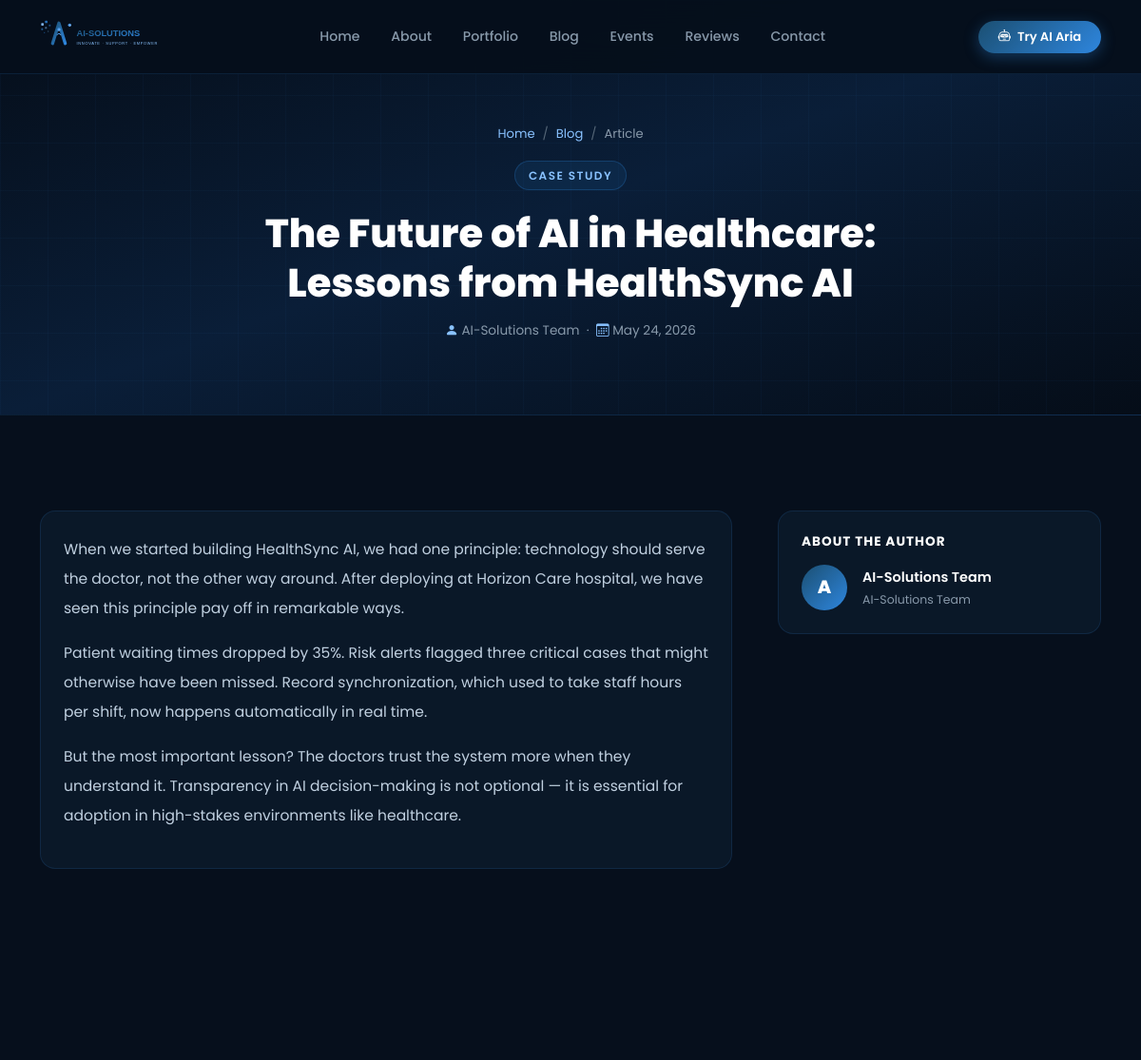
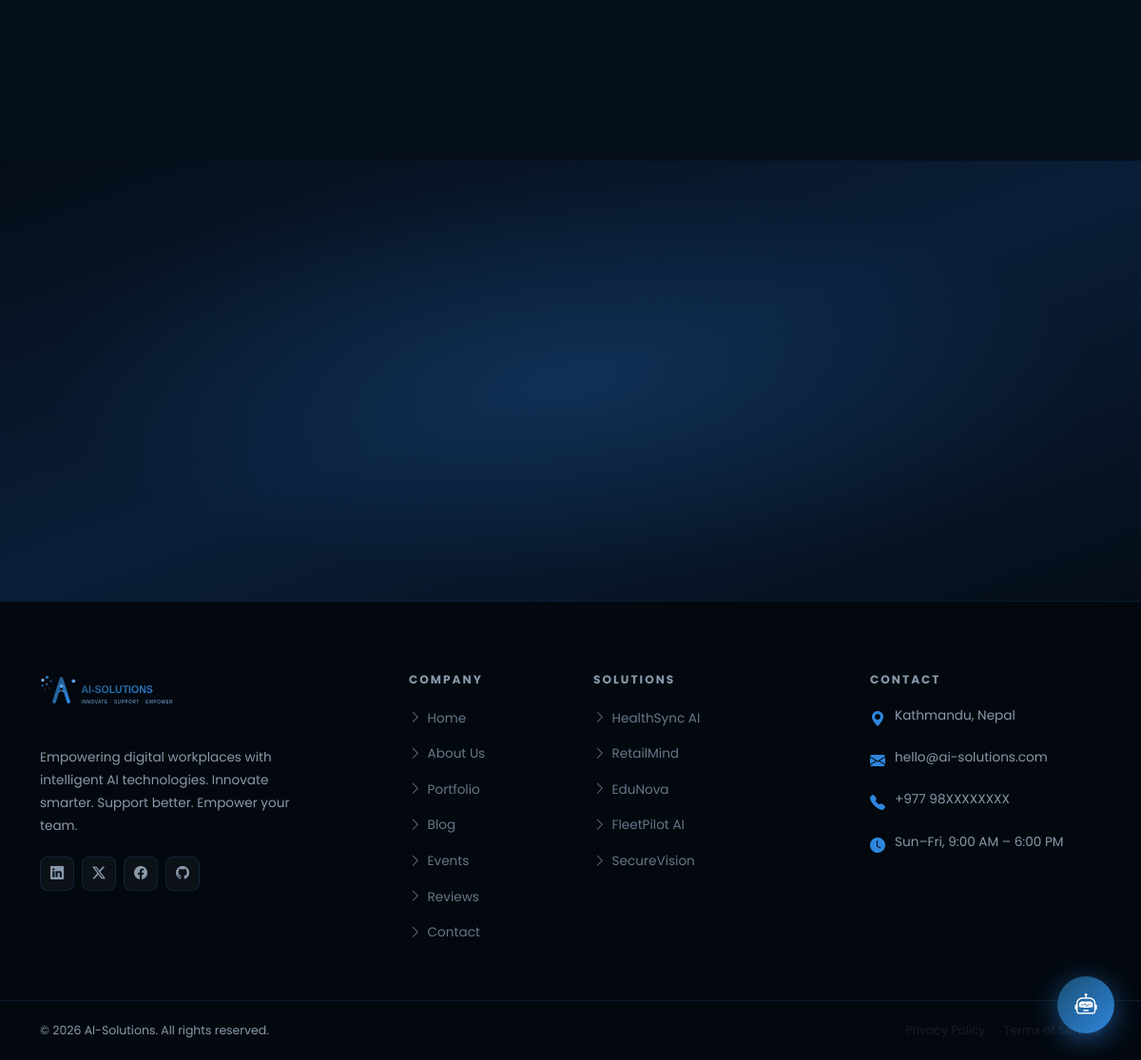
Screenshot of /blog/future-ai-healthcare-healthsync/ with the database file from the repository (2 pictures, top to bottom).
### core/models.py (models this page shows, shortened)
class BlogPost(models.Model):
    title = models.CharField(max_length=300)
    slug = models.SlugField(unique=True)
    excerpt = models.CharField(max_length=300)
    content = models.TextField()
    image = models.ImageField(upload_to='blog/', blank=True, null=True)
    author = models.CharField(max_length=100, default='AI-Solutions Team')
    category = models.CharField(max_length=100, blank=True)
    is_published = models.BooleanField(default=False)
    published_at = models.DateTimeField(blank=True, null=True)
    created_at = models.DateTimeField(auto_now_add=True)
    updated_at = models.DateTimeField(auto_now=True)
    class Meta:
        ordering = ['-published_at', '-created_at']
        verbose_name = 'Blog Post'
        verbose_name_plural = 'Blog Posts'

class SiteSettings(models.Model):
    site_name = models.CharField(max_length=100, default='AI-Solutions')
    tagline = models.CharField(max_length=200, default='Innovate | Support | Empower')
    logo = models.ImageField(upload_to='settings/', blank=True, null=True)
    email = models.EmailField(default='hello@ai-solutions.com')
    phone = models.CharField(max_length=20, blank=True, default='+977 98XXXXXXXX')
    address = models.TextField(blank=True, default='Kathmandu, Nepal')
    time_zone = models.CharField(max_length=50, default='Asia/Kathmandu')
    facebook_url = models.URLField(blank=True)
    twitter_url = models.URLField(blank=True)
    linkedin_url = models.URLField(blank=True)
    github_url = models.URLField(blank=True)
    updated_at = models.DateTimeField(auto_now=True)
    class Meta:
        verbose_name = 'Site Settings'
        verbose_name_plural = 'Site Settings'
    @classmethod
    def get_settings(cls):
        obj, _ = cls.objects.get_or_create(pk=1)
        return obj

### core/views.py (the view)
# urls.py: path('blog/<slug:slug>/', views.blog_detail, name='blog_detail'),
def blog_detail(request, slug):
    from django.shortcuts import get_object_or_404
    post = get_object_or_404(BlogPost, slug=slug, is_published=True)
    recent = BlogPost.objects.filter(is_published=True).exclude(pk=post.pk)[:3]
    return render(request, 'core/blog_detail.html', {'post': post, 'recent': recent})

### core/context_processors.py (called while the page is built)
def site_settings(request):
    return {'settings': SiteSettings.get_settings()}

def unread_messages(request):
    if request.user.is_authenticated and request.user.is_staff:
        count = ContactMessage.objects.filter(is_read=False).count()
        return {'unread_messages_count': count}
    return {'unread_messages_count': 0}

### templates/core/blog_detail.html (shortened to what this page needs)
{% extends 'base.html' %}
{% block content %}
<div class="page-hero">
  <div class="container position-relative">
    <nav aria-label="breadcrumb" class="mb-3">
      <ol class="breadcrumb justify-content-center" style="font-size:.82rem;">
        <li class="breadcrumb-item"><a href="{% url 'home' %}">Home</a></li>
        <li class="breadcrumb-item"><a href="{% url 'blog' %}">Blog</a></li>
        <li class="breadcrumb-item active">Article</li>
      </ol>
    </nav>
    {% if post.category %}
    <div class="section-badge">{{ post.category }}</div>
    {% endif %}
    <h1 class="section-title mt-2" style="font-size:clamp(1.6rem,3.5vw,2.6rem);max-width:800px;margin-left:auto;margin-right:auto;">
      {{ post.title }}
    </h1>
    <p style="font-size:.85rem;color:var(--text-muted);margin-top:.75rem;">
      <i class="bi bi-person-fill" style="color:var(--secondary);"></i> {{ post.author }}
      &nbsp;&middot;&nbsp;
      <i class="bi bi-calendar3" style="color:var(--secondary);"></i> {{ post.published_at|date:"F j, Y" }}
    </p>
  </div>
</div>
<section>
  <div class="container">
    <div class="row justify-content-center g-5">
      <div class="col-lg-8">
        <div class="panel-card fade-up" style="font-size:.97rem;line-height:2;color:#c0d0e0;">
          {{ post.content|linebreaks }}
        </div>
      </div>
      <div class="col-lg-4">
        <div class="panel-card fade-up mb-4">
          <h6 style="color:#fff;font-weight:700;margin-bottom:1rem;font-size:.85rem;text-transform:uppercase;letter-spacing:1px;">About the Author</h6>
          <div class="d-flex align-items-center gap-3">
            <div style="width:48px;height:48px;border-radius:50%;background:var(--gradient-1);display:flex;align-items:center;justify-content:center;font-size:1.2rem;color:#fff;font-weight:800;flex-shrink:0;">
              {{ post.author|first|upper }}
            </div>
            <div>
              <div style="color:#fff;font-weight:600;font-size:.9rem;">{{ post.author }}</div>
              <div style="color:var(--text-muted);font-size:.78rem;">AI-Solutions Team</div>
            </div>
          </div>
        </div>
      </div>
    </div>
  </div>
</section>
<section class="cta-section">
</section>
{% endblock %}

### templates/partials/footer.html
{% load static %}
<footer class="main-footer">
  <div class="container">
    <div class="row g-5">
      <div class="col-lg-4 col-md-6">
        <div class="footer-brand">
          <a href="{% url 'home' %}" class="d-inline-block mb-3">
            <img src="{% static 'images/logo.svg' %}" alt="AI-Solutions" height="45">
          </a>
          <p>
            Empowering digital workplaces with intelligent AI technologies.
            Innovate smarter. Support better. Empower your team.
          </p>
          <div class="social-links">
            <a href="{{ settings.linkedin_url|default:'#' }}" class="social-link" aria-label="LinkedIn"><i class="bi bi-linkedin"></i></a>
            <a href="{{ settings.twitter_url|default:'#' }}" class="social-link" aria-label="Twitter"><i class="bi bi-twitter-x"></i></a>
            <a href="{{ settings.facebook_url|default:'#' }}" class="social-link" aria-label="Facebook"><i class="bi bi-facebook"></i></a>
            <a href="{{ settings.github_url|default:'#' }}" class="social-link" aria-label="GitHub"><i class="bi bi-github"></i></a>
          </div>
        </div>
      </div>
      <div class="col-lg-2 col-md-6 col-6">
        <h6 class="footer-heading">Company</h6>
        <ul class="footer-links">
          <li><a href="{% url 'home' %}"><i class="bi bi-chevron-right"></i>Home</a></li>
          <li><a href="{% url 'about' %}"><i class="bi bi-chevron-right"></i>About Us</a></li>
          <li><a href="{% url 'services' %}"><i class="bi bi-chevron-right"></i>Portfolio</a></li>
          <li><a href="{% url 'blog' %}"><i class="bi bi-chevron-right"></i>Blog</a></li>
          <li><a href="{% url 'events' %}"><i class="bi bi-chevron-right"></i>Events</a></li>
          <li><a href="{% url 'feedback' %}"><i class="bi bi-chevron-right"></i>Reviews</a></li>
          <li><a href="{% url 'contact' %}"><i class="bi bi-chevron-right"></i>Contact</a></li>
        </ul>
      </div>
      <div class="col-lg-3 col-md-6 col-6">
        <h6 class="footer-heading">Solutions</h6>
        <ul class="footer-links">
          <li><a href="{% url 'services' %}"><i class="bi bi-chevron-right"></i>HealthSync AI</a></li>
          <li><a href="{% url 'services' %}"><i class="bi bi-chevron-right"></i>RetailMind</a></li>
          <li><a href="{% url 'services' %}"><i class="bi bi-chevron-right"></i>EduNova</a></li>
          <li><a href="{% url 'services' %}"><i class="bi bi-chevron-right"></i>FleetPilot AI</a></li>
          <li><a href="{% url 'services' %}"><i class="bi bi-chevron-right"></i>SecureVision</a></li>
        </ul>
      </div>
      <div class="col-lg-3 col-md-6">
        <h6 class="footer-heading">Contact</h6>
        <div class="footer-contact-item">
          <i class="bi bi-geo-alt-fill"></i>
          <span>{{ settings.address|default:"Kathmandu, Nepal" }}</span>
        </div>
        <div class="footer-contact-item">
          <i class="bi bi-envelope-fill"></i>
          <span>{{ settings.email|default:"hello@ai-solutions.com" }}</span>
        </div>
        <div class="footer-contact-item">
          <i class="bi bi-telephone-fill"></i>
          <span>{{ settings.phone|default:"+977 98XXXXXXXX" }}</span>
        </div>
        <div class="footer-contact-item">
          <i class="bi bi-clock-fill"></i>
          <span>Sun–Fri, 9:00 AM – 6:00 PM</span>
        </div>
      </div>
    </div>
  </div>
  <div class="footer-bottom">
    <div class="container">
      <div class="row align-items-center">
        <div class="col-md-6">
          <p>&copy; {% now "Y" %} {{ settings.site_name|default:"AI-Solutions" }}. All rights reserved.</p>
        </div>
        <div class="col-md-6 text-md-end">
          <p>
            <a href="#" class="text-muted me-3" style="font-size:.78rem;">Privacy Policy</a>
            <a href="#" class="text-muted" style="font-size:.78rem;">Terms of Service</a>
          </p>
        </div>
      </div>
    </div>
  </div>
</footer>

### static/css/style.css (style rules this page uses)
:root { --primary: #2E86DE; --primary-dark: #1B4F72; --secondary: #89C2FF; --dark: #060f1c; --dark-card: #0a1828; --dark-card-2: #0e2038; --dark-border: rgba(46, 134, 222, 0.15); --soft-gray: #D6DBDF; --text-muted: #8899AA; --gradient-1: linear-gradient(135deg, #1B4F72 0%, #2E86DE 100%); --gradient-2: linear-gradient(135deg, #2E86DE 0%, #89C2FF 100%); --gradient-hero: linear-gradient(160deg, #050d18 0%, #0a1e38 50%, #050d18 100%); --shadow-glow: 0 0 40px rgba(46, 134, 222, 0.2); --shadow-card: 0 8px 32px rgba(0, 0, 0, 0.35); --radius-lg: 16px; --radius-pill: 50px; --transition: all 0.3s ease; }
*, *::before, *::after { box-sizing: border-box; }
html { scroll-behavior: smooth; }
body { font-family: 'Poppins', sans-serif; background-color: var(--dark); color: #C8D8E8; line-height: 1.75; overflow-x: hidden; }
h1,h2,h3,h4,h5,h6 { font-family: 'Poppins', sans-serif; font-weight: 700; color: #fff; }
a { text-decoration: none; transition: var(--transition); }
section { padding: 100px 0; }
.section-badge { display: inline-block; background: rgba(46, 134, 222, 0.1); color: var(--secondary); border: 1px solid rgba(46, 134, 222, 0.25); padding: 4px 14px; border-radius: var(--radius-pill); font-size: 0.75rem; font-weight: 600; letter-spacing: 1.5px; text-transform: uppercase; margin-bottom: 0.75rem; }
.section-title { font-size: clamp(1.8rem, 3.5vw, 2.5rem); font-weight: 800; color: #fff; margin-bottom: 0.75rem; line-height: 1.25; }
.fade-up { opacity: 0; transform: translateY(28px); transition: opacity 0.65s ease, transform 0.65s ease; }
.fade-up.visible { opacity: 1; transform: translateY(0); }
.cta-section { background: var(--gradient-hero); text-align: center; padding: 100px 0; position: relative; overflow: hidden; }
.cta-section::before { content: ''; position: absolute; inset: 0; background: radial-gradient(ellipse at center, rgba(46,134,222,0.18) 0%, transparent 65%); }
.page-hero { background: var(--gradient-hero); padding: 130px 0 60px; text-align: center; position: relative; overflow: hidden; border-bottom: 1px solid var(--dark-border); }
.page-hero::before { content: ''; position: absolute; inset: 0; background-image: linear-gradient(rgba(46,134,222,0.04) 1px, transparent 1px), linear-gradient(90deg, rgba(46,134,222,0.04) 1px, transparent 1px); background-size: 50px 50px; }
.breadcrumb-item a { color: var(--secondary); }
.breadcrumb-item.active { color: var(--text-muted); }
.breadcrumb-item + .breadcrumb-item::before { color: #556677; }
.main-footer { background: #03080f; border-top: 1px solid var(--dark-border); padding: 75px 0 0; }
.footer-brand p { font-size: 0.85rem; color: var(--text-muted); max-width: 270px; margin-top: 1rem; }
.footer-heading { font-size: 0.76rem; font-weight: 700; letter-spacing: 2px; text-transform: uppercase; color: var(--text-muted); margin-bottom: 1.1rem; }
.footer-links { list-style: none; padding: 0; margin: 0; }
.footer-links li { margin-bottom: 0.6rem; }
.footer-links a { font-size: 0.85rem; color: #667788; display: inline-flex; align-items: center; gap: 6px; transition: var(--transition); }
.footer-contact-item { display: flex; align-items: flex-start; gap: 10px; margin-bottom: 0.9rem; font-size: 0.85rem; color: var(--text-muted); }
.footer-contact-item i { color: var(--primary); font-size: 1rem; flex-shrink: 0; margin-top: 2px; }
.social-links { display: flex; gap: 8px; margin-top: 1.25rem; }
.social-link { width: 36px; height: 36px; border-radius: 8px; background: rgba(255,255,255,0.04); border: 1px solid var(--dark-border); display: flex; align-items: center; justify-content: center; color: var(--text-muted); font-size: 0.88rem; transition: var(--transition); }
.footer-bottom { border-top: 1px solid var(--dark-border); padding: 1.25rem 0; margin-top: 3rem; }
.footer-bottom p { font-size: 0.78rem; color: var(--text-muted); margin: 0; }
.panel-card { background: #0a1828; border: 1px solid var(--dark-border); border-radius: var(--radius-lg); padding: 1.5rem; transition: border-color 0.2s ease; }

### rows the page displays
BlogPost: category "CASE STUDY", title "The Future of AI in Healthcare: Lessons from HealthSync AI", author "AI-Solutions Team", published_at "May 24, 2026", content "When we started building HealthSync AI, we had one principle: technology should serve the doctor, not the other way around. After deploying at Horizon Care hospital, we have seen this principle pay off in remarkable ways. Patient waiting times dropped by 35%. Risk alerts flagged three critical cases that might otherwise have been missed. Record synchronization, which used to take staff hours per shift, now happens automatically in real time. But the most important lesson? The doctors trust the system more when they understand it. Transparency in AI decision-making is not optional — it is essential for adoption in high-stakes environments like healthcare.", author|first "A"
SiteSettings: address "Kathmandu, Nepal", email "hello@ai-solutions.com", phone "+977 98XXXXXXXX", site_name "AI-Solutions"
